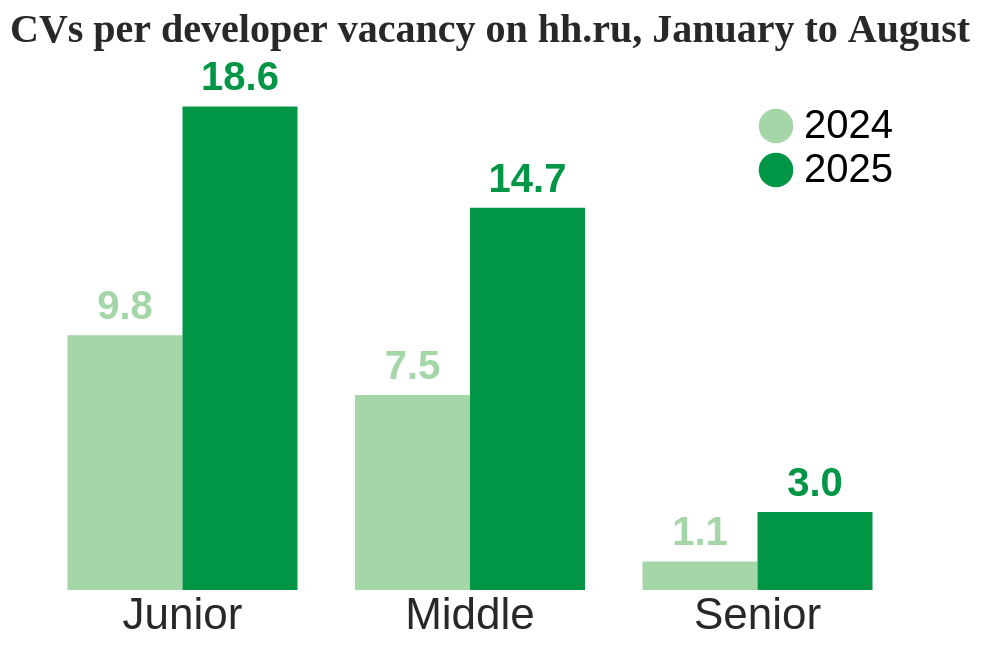

The specification (Vega-Lite) saved for this image:
### Vega-Lite specification from a JSON file in a GitHub repository (floating-point values rounded to 4 significant figures)
{"$schema": "https://vega.github.io/schema/vega-lite/v5.json", "title": {"text": "CVs per developer vacancy on hh.ru, January to August", "fontSize": 20, "color": "#282828", "anchor": "start", "font": "Tahoma"}, "width": 460, "height": 260, "data": {"values": [{"g": "Junior", "y": "2024", "v": 9.8}, {"g": "Junior", "y": "2025", "v": 18.6}, {"g": "Middle", "y": "2024", "v": 7.5}, {"g": "Middle", "y": "2025", "v": 14.7}, {"g": "Senior", "y": "2024", "v": 1.1}, {"g": "Senior", "y": "2025", "v": 3.0}]}, "encoding": {"x": {"field": "g", "type": "nominal", "sort": ["Junior", "Middle", "Senior"], "axis": {"title": null, "labelAngle": 0}}, "xOffset": {"field": "y"}, "y": {"field": "v", "type": "quantitative", "axis": null}, "color": {"field": "y", "type": "nominal", "scale": {"range": ["#a5d6a7", "#019546"]}, "legend": {"title": null, "orient": "top-right", "labelFontSize": 20, "symbolSize": 300}}}, "layer": [{"mark": {"type": "bar"}}, {"mark": {"type": "text", "dy": -14, "fontSize": 20, "fontWeight": "bold", "color": "#282828"}, "encoding": {"text": {"field": "v", "type": "quantitative", "format": ".1f"}}}], "config": {"font": "Tahoma, Verdana, sans-serif", "axis": {"labelFontSize": 22, "titleFontSize": 20, "labelColor": "#282828", "domain": false, "ticks": false}, "view": {"stroke": null}}}
